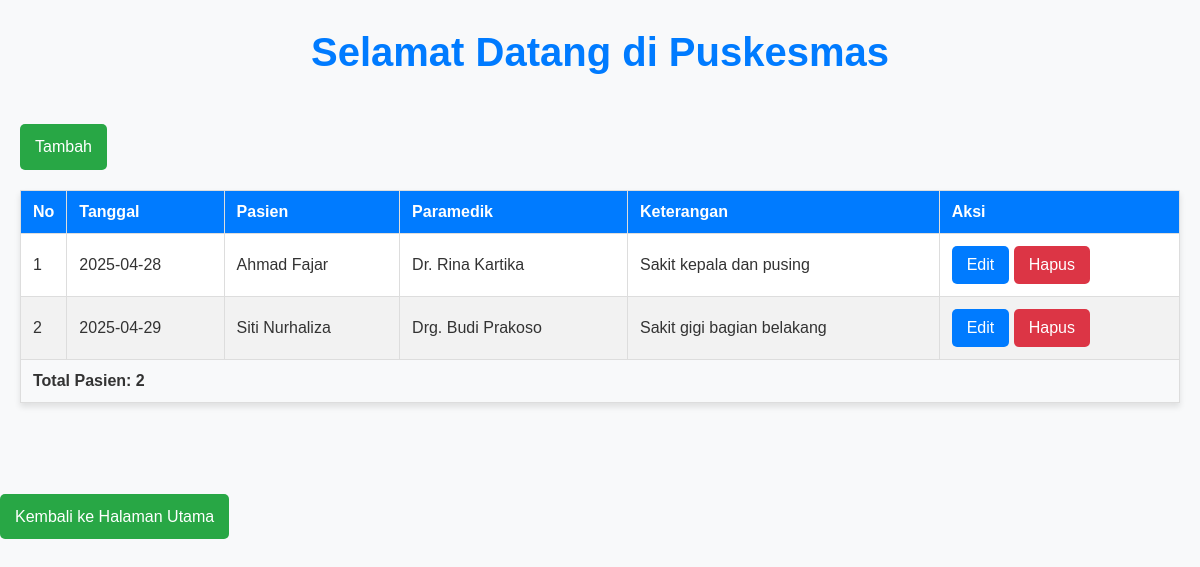
The page /index.php?hal=data-periksa on the database its author committed.
### tables this page shows
CREATE TABLE `periksa` (
  `id` int(11) NOT NULL,
  `tanggal` date NOT NULL,
  `berat` double NOT NULL,
  `tinggi` double NOT NULL,
  `tensi` varchar(20) NOT NULL,
  `keterangan` varchar(100) NOT NULL,
  `pasien_id` int(11) NOT NULL,
  `paramedik_id` int(11) NOT NULL
);

CREATE TABLE `pasien` (
  `id` int(11) NOT NULL,
  `kode` varchar(10) NOT NULL,
  `nama` varchar(45) NOT NULL,
  `tmp_lahir` varchar(30) NOT NULL,
  `tgl_lahir` date NOT NULL,
  `gender` char(1) NOT NULL,
  `email` varchar(50) NOT NULL,
  `alamat` varchar(100) NOT NULL,
  `kelurahan_id` int(11) NOT NULL
);

CREATE TABLE `paramedik` (
  `id` int(11) NOT NULL,
  `nama` varchar(45) NOT NULL,
  `gender` char(1) NOT NULL,
  `tmp_lahir` varchar(30) NOT NULL,
  `tgl_lahir` date NOT NULL,
  `kategori` enum('Dokter Gigi','Dokter Umum','Dokter Ibu & Anak') NOT NULL,
  `telepon` varchar(20) NOT NULL,
  `alamat` varchar(100) NOT NULL,
  `unit_kerja_id` int(11) NOT NULL
);

### periksa/data_periksa.php (the view)
<?php
    require_once 'dbkoneksi.php';
    $sql = "SELECT periksa.*, pasien.nama AS nama_pasien, paramedik.nama AS nama_paramedik
            FROM periksa
            JOIN pasien ON periksa.pasien_id = pasien.id
            JOIN paramedik ON periksa.paramedik_id = paramedik.id";
    $query = $dbh->query($sql);
?>
    <div class="container">
        <a href="index.php?hal=tambah-periksa" class="btn btn-add">Tambah</a>
        <table class="table-pasien">
            <thead>
                <tr>
                    <th style="width: 15px;">No</th>
                    <th>Tanggal</th>
                    <th>Pasien</th>
                    <th>Paramedik</th>
                    <th>Keterangan</th>
                    <th>Aksi</th>
                </tr>
            </thead>
            <tbody>
                <?php
                $no = 1;
                foreach ($query as $row) {
                    ?>
                    <tr>
                        <td class="text-align:center;"><?= $no++ ?></td>
                        <td><?= $row['tanggal'] ?></td>
                        <td><?= $row['nama_pasien'] ?></td>
                        <td><?= $row['nama_paramedik'] ?></td>
                        <td><?= $row['keterangan'] ?></td>
                        <td>
                            <a href="index.php?hal=tambah-periksa&id=<?= $row['id'] ?>" class="btn btn-edit">Edit</a>
                            <a href="periksa/proses_periksa.php?id=<?= $row['id'] ?>&proses=Hapus" class="btn btn-delete">Hapus</a>
                        </td>
                    </tr>
                    <?php } ?>
                </tbody>
                <tfoot>
                    <tr>
                        <td colspan="6"><b>Total Pasien:</b> <?= $query->rowCount() ?></td>
                    </tr>
                </tfoot>
            </table>
    </div>

### index.php (style rules this page uses)
a { text-decoration: none; }
.container { max-width: 1200px; margin: 0 auto; padding: 20px; }
.table-pasien { width: 100%; border-collapse: collapse; margin: 20px 0; background-color: #fff; box-shadow: 0 4px 6px rgba(0, 0, 0, 0.1); }
.table-pasien th, .table-pasien td { border: 1px solid #ddd; padding: 12px; text-align: left; }
.table-pasien th { background-color: #007bff; color: #fff; font-weight: bold; }
.table-pasien tr:nth-child(even) { background-color: #f2f2f2; }
.table-pasien tfoot td { background-color: #f8f9fa; font-weight: bold; }
.btn { display: inline-block; padding: 10px 15px; font-size: 1rem; border-radius: 5px; color: #fff; text-align: center; cursor: pointer; transition: background-color 0.3s ease; }
.btn-add { background-color: #28a745; }
.btn-edit { background-color: #007bff; }
.btn-delete { background-color: #dc3545; }

### rows shown on the page
periksa: tanggal "2025-04-28", pasien.nama "Ahmad Fajar", paramedik.nama "Dr. Rina Kartika", keterangan "Sakit kepala dan pusing"
periksa: tanggal "2025-04-29", pasien.nama "Siti Nurhaliza", paramedik.nama "Drg. Budi Prakoso", keterangan "Sakit gigi bagian belakang"

### other values the page prints
$query->rowCount() "2"
